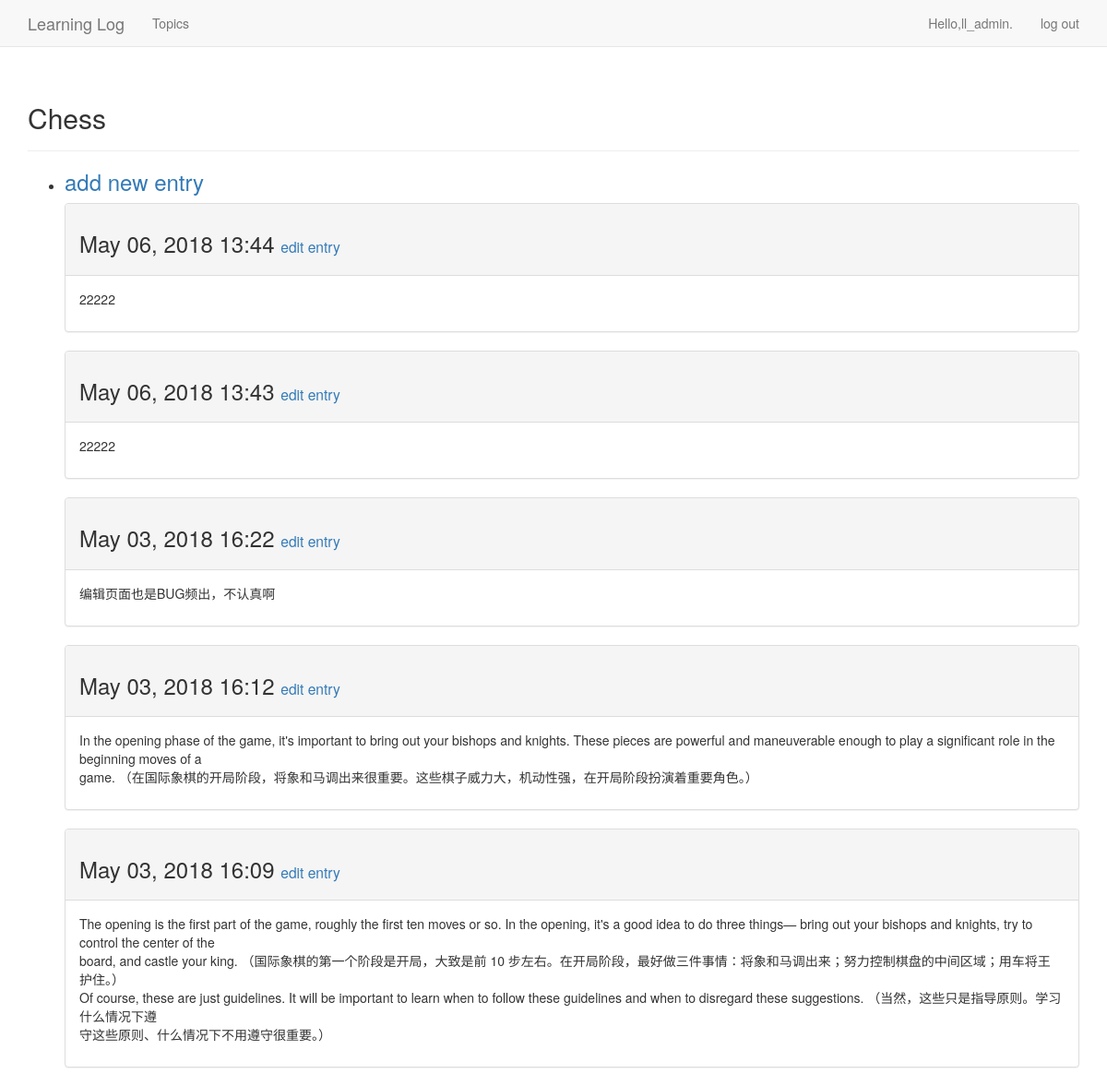
The page /topics/1/ (signed in) on the database its author committed.
### learning_logs/models.py (models this page shows, shortened)
class Topic(models.Model):
	text = models.CharField(max_length=200)
	date_added = models.DateTimeField(auto_now_add= True)
	owner = models.ForeignKey(User,on_delete=models.CASCADE)
	def __str__(self):
		return self.text

class Entry(models.Model):
	topic = models.ForeignKey('Topic',on_delete=models.CASCADE)
	text = models.TextField()
	date_added = models.DateTimeField(auto_now_add=True)
	class Meta:
		verbose_name_plural = 'entries'

### learning_logs/views.py (the view)
# urls.py: re_path('topics/(?P<topic_id>\d+)/',views.topic,name='topic'),
@login_required
def topic(request,topic_id):
	topic = Topic.objects.get(id=topic_id)
	check_topic_owner(topic,request)
	entries = topic.entry_set.order_by('-date_added')
	context = {'topic':topic,'entries':entries}
	return render(request,'learning_logs/topic.html',context)

### learning_logs/views.py (called while the page is built)
def check_topic_owner(topic,request):
	if topic.owner != request.user:
		raise Http404

### learning_logs/templates/learning_logs/topic.html
{% extends "learning_logs/base.html" %}
{% block header %}
  <h2>{{ topic }}</h2>
{% endblock header %}
{% block content %}
  <ul>
    <li>
      <h3>
        <a href="{% url 'learning_logs:new_entry' topic.id %}">add new entry</a>
      </h3>
    </li>
  {% for entry in entries %}
    <div class="panel panel-default">
      <div class="panel-heading">
        <h3>
          {{ entry.date_added|date:'M d, Y H:i' }}
          <small>
            <a href="{% url 'learning_logs:edit_entry' entry.id %}">
              edit entry</a>
          </small>
        </h3>
      </div>
      <div class="panel-body">
        {{ entry.text|linebreaks }}
      </div>
    </div>
    {% empty %}
      There are no entries for this topic yet.
    {% endfor %}
    </ul>
{% endblock content %}

### learning_logs/templates/learning_logs/base.html (shortened to what this page needs)
{% load bootstrap3 %}
<!DOCTYPE html>
<html lang="en">
  <head>
  	{% bootstrap_css %}
  </head>
  <body>
  	<nav class="navbar navbar-default navbar-static-top">
  		<div class="container">
  			<div class="navbar-header">
  				<a class="navbar-brand" href="{% url 'learning_logs:index' %}">Learning Log</a>
  				</div>
  				<div id="navbar" class="navbar-collapse collapse">
  					<ul class="nav navbar-nav">
  						<li><a href="{% url 'learning_logs:topics' %}">Topics</a></li>
  					</ul>
  					<ul class="nav navbar-nav navbar-right">
  						{% if user.is_authenticated %}
  						  <li><a>Hello,{{user.username}}.</a></li>
  						  <li><a href="{% url 'users:logout' %}">log out</a></li>
  						{% else %}
  						  <li><a href="{% url 'users:register' %}">register</a></li>
  						  <li><a href="{% url 'users:login' %}">log in</a></li>
  						{% endif %}
  					</ul>
  				</div>
  			</div>
  		</nav>
  		<div class="container">
  			<div class="page-header">
  				{% block header %}{% endblock header %}
  			</div>
  			<div>
  				{% block content %}{% endblock content %}
  			</div>
  		</div>
  	</body>
  </html>

### rows shown on the page
Topic: text "Chess"
Entry: date_added "May 06, 2018 13:44", text "22222"
Entry: date_added "May 06, 2018 13:43", text "22222"
Entry: date_added "May 03, 2018 16:22", text "编辑页面也是BUG频出，不认真啊"
Entry: date_added "May 03, 2018 16:12", text "In the opening phase of the game, it's important to bring out your bishops and knights. These pieces are powerful and maneuverable enough to play a significant role in the beginning moves of a game. （在国际象棋的开局阶段，将象和马调出来很重要。这些棋子威力大，机动性强，在开局阶段扮演着重要角色。）"
Entry: date_added "May 03, 2018 16:09", text "The opening is the first part of the game, roughly the first ten moves or so. In the opening, it's a good idea to do three things— bring out your bishops and knights, try to control the center of the board, and castle your king. （国际象棋的第一个阶段是开局，大致是前 10 步左右。在开局阶段，最好做三件事情：将象和马调出来；努力控制棋盘的中间区域；用车将王 护住。） Of course, these are just guidelines. It will be important to learn when to follow these guidelines and when to disregard these suggestions. （当然，这些只是指导原则。学习什么情况下遵 守这些原则、什么情况下不用遵守很重要。）"

### other values the page prints
{{ user.username }} "ll_admin"
